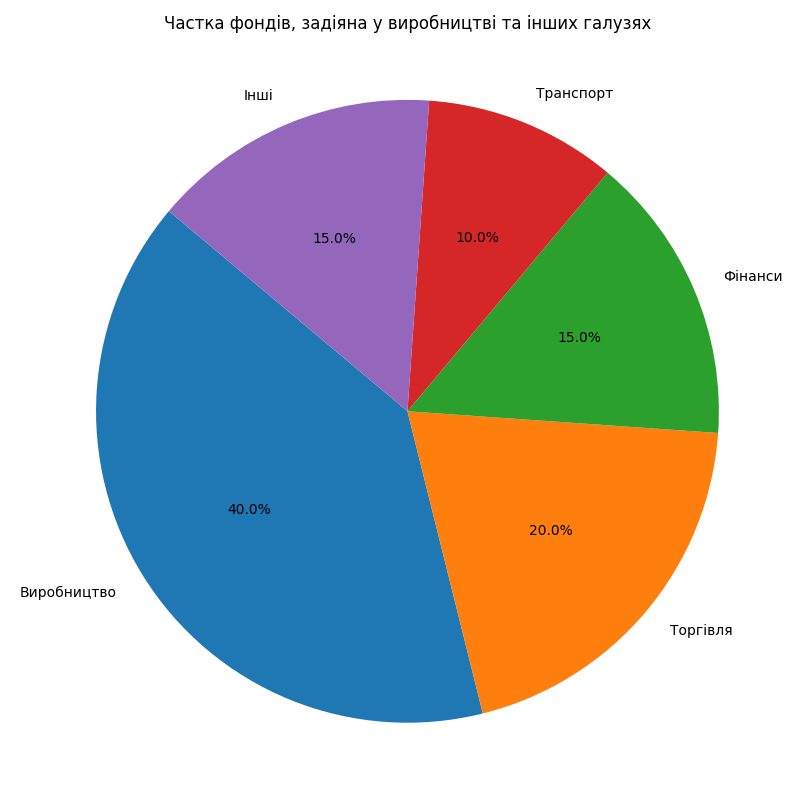

Recreate this plot in Python.
import matplotlib.pyplot as plt

# Назви галузей
sectors = ['Виробництво', 'Торгівля', 'Фінанси', 'Транспорт', 'Інші']

# Частки фондів у різних галузях (припустимо, що сума часток - 100%)
fund_shares = [40, 20, 15, 10, 15]

plt.figure(figsize=(8, 8))
plt.pie(fund_shares, labels=sectors, autopct='%1.1f%%', startangle=140)
plt.title('Частка фондів, задіяна у виробництві та інших галузях')
plt.axis('equal')  # Забезпечимо колоїдність кругової діаграми
plt.tight_layout()

plt.savefig('d10.png')
plt.show()


